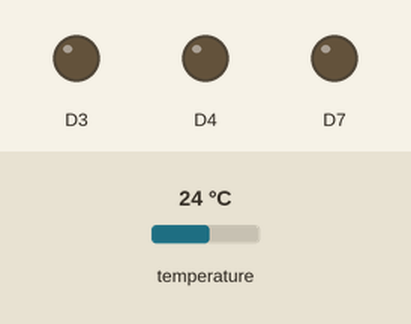
Recording of a sketch running on a simulated Particle Photon. Shown: output pins drawn as LEDs (lit = HIGH). Wiring (inferred from the names in the program): HTU21/Si7021 sensor at I2C address 0x40. The test bench sets the inputs (shaded band); at power-on: temperature 24 °C.

Above: at 15.1 s.
At 30.19 s:
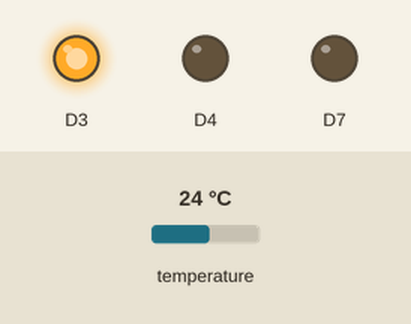
Timing chart, 0 to 39.2 s (numbered marks = the images above):
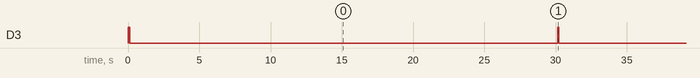

Measured:
- by itself, D3: alternates HIGH for 0.10 s and LOW for 30.0 s

The sketch:

rotiliothermo_step03.ino
```cpp
/*

    Rotilio Thermo
    by techmakers srl

    Step: 03

*/
#include "Particle.h"

bool    heaterOn    = true  ;    // running mode
double   T           = 0.0   ;    // temperature from sensor °C
double   Ts          = 18.0  ;    // temperature setup °C
int     period      = 30000 ;    // milliseconds between each loop
int     relaisAorB  = 0     ;    // relais position: A=1, B=0, default B

void setup(){

	Particle.variable("heateron",heaterOn);
	Particle.variable("temperature",T);
	Particle.variable("tempsetpoint",Ts);
	Particle.variable("relaisaorb",relaisAorB);

	Particle.function("setheater",setHeaterMode) ;
	Particle.function("settemp",setTempSetpoint) ;

	pinMode(D3,OUTPUT);
	pinMode(D4,OUTPUT);

	pinMode(D7,OUTPUT);

	digitalWrite(D4, LOW);
    digitalWrite(D3, LOW);

	Wire.begin();

}

void loop(){

	T = readTemperatureFromSensor() ;  // acquire actual temperature

	if (heaterOn && T < Ts) {
		relaisAorB = 1 ;       // actual temperature lower than desired, enable heating system
	} else {
		relaisAorB = 0 ;       // actual temperature ok, disable heating system
	}

	if (relaisAorB == 1) {
		relaisSet();           // switch relais to position A
	} else {
		relaisReset();         // switch ralais to position B
	}

	delay(period);            // wait for the next cycle

}

void relaisSet(){
    digitalWrite(D7,HIGH);    // signal on Photon led that relais is SET (Position A)
	digitalWrite(D4,HIGH);    // set PIN D4 high
	delay(100);				  // waits for 100 milliseconds
	digitalWrite(D4,LOW);     // set PIN D4 low
}

void relaisReset(){
    digitalWrite(D7,LOW);     // signal on Photon led that relais is RESET (Position B)
	digitalWrite(D3,HIGH);    // set PIN D3 high
	delay(100);               // waits for 100 milliseconds
	digitalWrite(D3,LOW);     // set PIN D3 low
}

int readRawDataFromI2C(int address,int command){

	// send read command to sensor over I2C bus
	Wire.beginTransmission(address);
	Wire.write(command);
	Wire.endTransmission();

	// wait some time to let the sensor sense
	delay(20);

	// read three bytes from sensor
	Wire.requestFrom(address, 3);

	// compose a 16 bit value from 2 (msb and lsb) received bytes
	unsigned char msb = Wire.read();
	unsigned char lsb = Wire.read();
	unsigned char chk = Wire.read(); // checksum, not used
	int data = (((int) msb<<8) + (int) lsb);

	return data ;
}

#define Si7020_ADDRESS              0x40
#define TEMPERATURE_READ_COMMAND    0xF3

double readTemperatureFromSensor(void){

	// read raw data from temperature sensor Si7020
	int data = readRawDataFromI2C(Si7020_ADDRESS, TEMPERATURE_READ_COMMAND);

	// convert raw data in celsius degrees
    double celsiusdegree = 175.72 * data / 65536 - 46.85;

    // round to first decimal
    double roundedcelsiusdegree = round(celsiusdegree*10)/10 ;

    return roundedcelsiusdegree ;
}

int setHeaterMode(String _onoff){

    // cast from string to boolean
    if (_onoff.equals("true")) {
        heaterOn = true ;
        return 0 ;
    }

    if (_onoff.equals("false")) {
        heaterOn = false ;
        return 0;
    }

    // return -1 for NOK
    return -1 ;
}

int setTempSetpoint(String _t){

    // cast from String to double
    float __t = _t.toFloat() ;
    double t = double(__t) ;
    t = round(t*10)/10;

    // input value check
    if (t < 18.0) return 1 ;
    if (t > 28.0) return 2 ;

    // set new value for Ts variable
    Ts = t ;

    // returns 0 for OK
    return 0 ;
}
```
